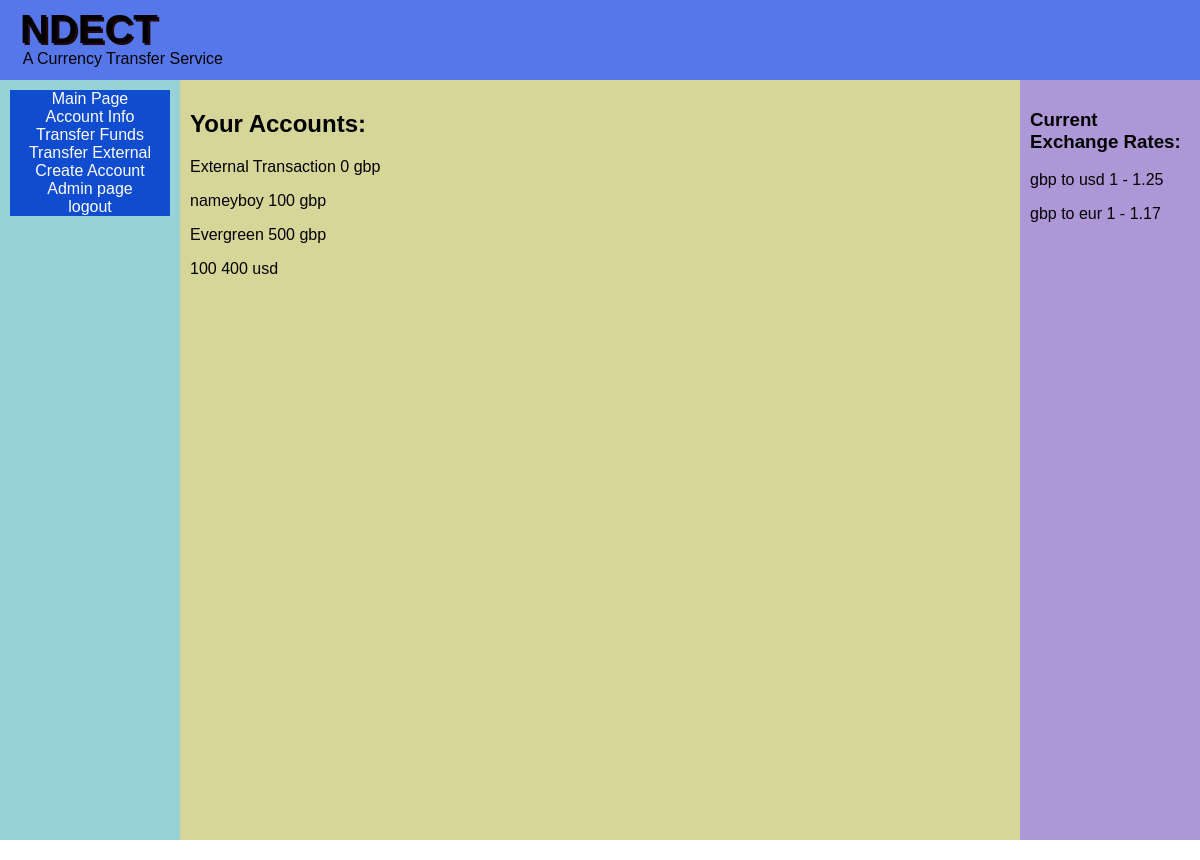
The app's page /pages/mainpage.php (signed in) with its own data.
### tables this page shows
CREATE TABLE "Currency" (
	"CurrencyId"	INTEGER NOT NULL UNIQUE,
	"Togbp"	REAL NOT NULL,
	"name"	TEXT NOT NULL,
	PRIMARY KEY("CurrencyId")
);

### pages/mainpage.php (the view, shortened to what this page needs)
<!DOCTYPE html>
<html lang="en">
<head>
<link rel="stylesheet" href="../css/thecss.css">
</head>
<body>
<?php
include '../assets/headerbar.php';
?>
<div class = "row">
  <?php
  include '../assets/left_sidebar.php';
  ?>
  <div class = "column centre">
    <h2>Your Accounts:</h2>
    <?php
    $db = new SQLite3('../db/db.db');
    $userid = $_SESSION["user_id"];
    $sql = "SELECT Account_Table.Ballance,Account_Table.Name,Currency.name From Account_Table
    Join Currency On Account_Table.CurrencyId = Currency.CurrencyId
    Where UserId = '$userid'";
    $results = $db->query($sql);
    $result = $results->fetchArray();
    while($result != False){
      echo "<p>".$result["Name"]."  ".$result["Ballance"]." ".$result["name"]."</p>";
      $result = $results->fetchArray();
    }
    ?>
  </div>
  <div class = "column right">
  <h3>Current Exchange Rates:</h3>
  <?php
    $sql = "SELECT Togbp,name From Currency where CurrencyId > 1";
    $results = $db->query($sql);
    $result = $results->fetchArray();
    while($result != False){
      echo "<p> gbp to ".$result["name"]."  1 - ".$result["Togbp"]."</p>";
      $result = $results->fetchArray();
    }
    ?>
  </div>
</div>
</body>
</html>

### css/thecss.css (style rules this page uses)
html, body { height: calc(100% - 40px); width: 100%; margin: 0px; }
.row { height: 100%; padding-top: 0px; }
.row:after { content: ""; display: table; clear: both; }
.column { float: left; padding: 10px; max-width: 100%; height: 100%; }
.centre { background-color: #d5d697; width: 70%; overflow-y: auto; }
.right { background-color: #ad97d6; width: 15%; }

### pages/mainpage.php (style rules this page uses)
* { box-sizing: border-box; }
body { font-family: Arial, Helvetica, sans-serif; }

### assets/headerbar.php (style rules this page uses)
* { box-sizing: border-box; }
body { font-family: Arial, Helvetica, sans-serif; }

### assets/left_sidebar.php (style rules this page uses)
* { box-sizing: border-box; }
body { font-family: Arial, Helvetica, sans-serif; }

### records on screen
currency: name "usd", Togbp "1.25"
currency: name "eur", Togbp "1.17"

### other values on screen
$result["Name"] "External Transaction"
$result["Ballance"] "0"
$result["name"] "gbp"
$result["Name"] "nameyboy"
$result["Ballance"] "100"
$result["Name"] "Evergreen"
$result["Ballance"] "500"
$result["Name"] "100"
$result["Ballance"] "400"
$result["name"] "usd"
